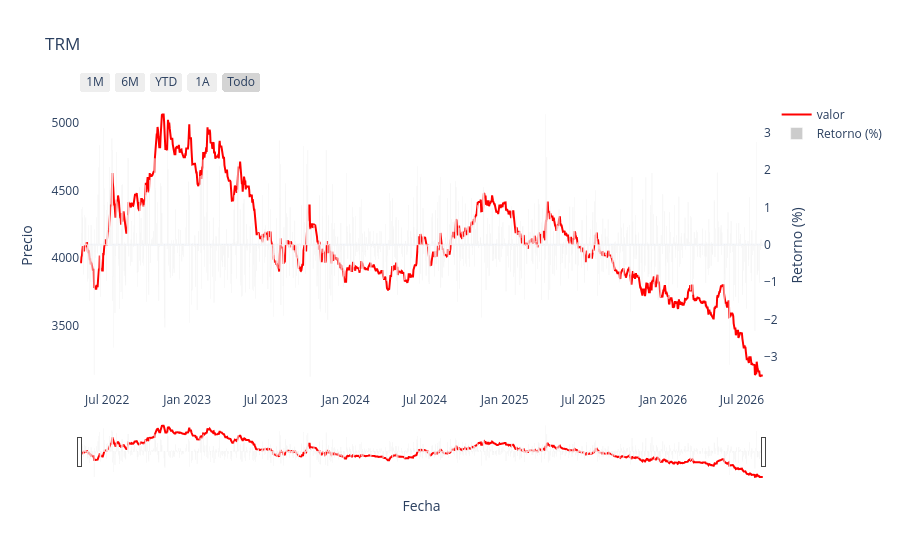

The notebook cell this image was saved under:
### Code cell
plotly_oneplot(data = fullTRM, x_col="fecha", y_col="valor", plot_title="TRM", color_in="red")

### Figure 1 — Plotly figure (JSON) as saved in the notebook; plotly's stock layout.template omitted (floating-point values rounded to 4 significant figures; data arrays with more than 128 entries replaced by an {"elided": "..."} marker saying what was removed)
{"data": [{"line": {"color": "red", "dash": "solid"}, "mode": "lines", "name": "valor", "type": "scatter", "x": {"elided": "1572 str values"}, "y": {"elided": "1572 float values"}}, {"marker": {"color": "rgba(128, 128, 128, 0.4)"}, "name": "Retorno (%)", "type": "bar", "x": {"elided": "1572 str values"}, "y": {"elided": "1572 float values"}, "yaxis": "y2"}], "layout": {"hovermode": "x unified", "title": {"text": "TRM"}, "xaxis": {"rangeselector": {"buttons": [{"count": 1, "label": "1M", "step": "month", "stepmode": "backward"}, {"count": 6, "label": "6M", "step": "month", "stepmode": "backward"}, {"count": 1, "label": "YTD", "step": "year", "stepmode": "todate"}, {"count": 1, "label": "1A", "step": "year", "stepmode": "backward"}, {"label": "Todo", "step": "all"}]}, "rangeslider": {"visible": true}, "title": {"text": "Fecha"}, "type": "date"}, "yaxis": {"autorange": true, "fixedrange": false, "showgrid": false, "title": {"text": "Precio"}}, "yaxis2": {"autorange": true, "fixedrange": false, "overlaying": "y", "showgrid": false, "side": "right", "title": {"text": "Retorno (%)"}, "zeroline": true}}}
